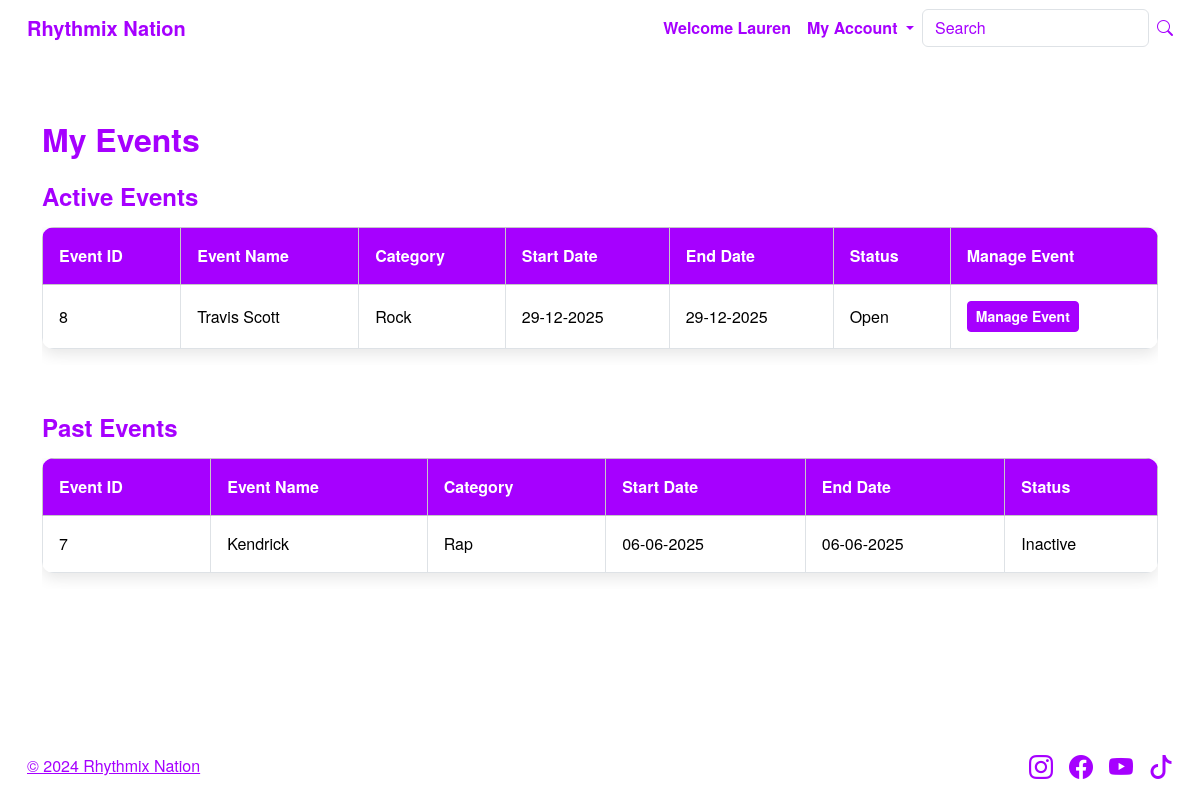
Page /experiences/my-events (signed in) on the committed database.
### website/models.py (models this page shows, shortened)
class User(db.Model, UserMixin):
    __tablename__ = 'users'
    id = db.Column(db.Integer, primary_key=True)
    username = db.Column(db.String(150), unique=True, nullable=False)
    first_name = db.Column(db.String(150), nullable=False)
    last_name = db.Column(db.String(150), nullable=False)
    phone_number = db.Column(db.String(150), nullable=False)
    street_address = db.Column(db.String(150), nullable=False)
    email = db.Column(db.String(255), unique=True, nullable=False)
    password_hash = db.Column(db.String(255), nullable=False)
    date_joined = db.Column(db.DateTime, default=datetime.now())
    comments = db.relationship('Comment', backref='user')
    gender = db.Column(db.String(10), nullable=False)
    profile_image = db.Column(db.String(150), nullable=True, default='img/default_avatar.png')

class Event(db.Model):
    __tablename__ = 'events'
    id = db.Column(db.Integer, primary_key=True)
    event_name = db.Column(db.String(150), nullable=False)
    category_id = db.Column(db.Integer, db.ForeignKey('categories.id'), nullable=False)
    event_description = db.Column(db.Text, nullable=False)
    start_date = db.Column(db.DateTime, nullable=False)
    start_time = db.Column(Time, nullable=False)  # Changed from String to Time
    end_date = db.Column(db.DateTime, nullable=False)
    end_time = db.Column(Time, nullable=False)    # Changed from String to Time
    event_location = db.Column(db.String(150), nullable=False)
    event_image = db.Column(db.String(150), nullable=False)
    ticket_price = db.Column(db.Float, nullable=False)
    capacity = db.Column(db.Integer, nullable=False)
    comment = db.relationship('Comment', backref='event', lazy='dynamic')
    user_id = db.Column(db.Integer, db.ForeignKey('users.id'), nullable=False)
    event_status = db.Column(db.String(20), nullable=False, default='Open')

class Category(db.Model):
    __tablename__ = 'categories'
    id = db.Column(db.Integer, primary_key=True)
    name = db.Column(db.String(100), nullable=False, unique=True)
    events = db.relationship('Event', backref='category')

### website/events.py (the view)
@eventbp.route('/my-events')
@login_required
def my_events():
    today = datetime.utcnow().date()
    events = Event.query.filter_by(user_id=current_user.id).all()
    for event in events:
        event_end_date = event.end_date.date()  # ensure consistent type
        if event_end_date < today and event.event_status not in ['Cancelled', 'Inactive']:
            event.event_status = 'Inactive'
    db.session.commit()
    active_events = [e for e in events if e.end_date.date() >= today]
    past_events = [e for e in events if e.end_date.date() < today]
    return render_template('experiences/my_events.html', active_events=active_events, past_events=past_events)

### website/templates/experiences/my_events.html
{% extends "base.html" %}
{% block content %}
<div class="container mt-5">
    <h2 class="mb-4">My Events</h2>
    <h4 class="mb-3">Active Events</h4>
    {% if active_events %}
        <div class="table-responsive mb-5">
            <table class="table table-bordered table-hover">
                <thead class="table-light">
                    <tr>
                        <th class="d-none d-md-table-cell" scope="col">Event ID</th>
                        <th scope="col">Event Name</th>
                        <th class="d-none d-md-table-cell" scope="col">Category</th>
                        <th scope="col">Start Date</th>
                        <th scope="col">End Date</th>
                        <th scope="col">Status</th>
                        <th scope="col">Manage Event</th>
                    </tr>
                </thead>
                <tbody>
                    {% for event in active_events %}
                        <tr>
                            <td class="d-none d-md-table-cell">{{ event.id }}</td>
                            <td>{{ event.event_name }}</td>
                            <td class="d-none d-md-table-cell">{{ event.category.name }}</td>
                            <td>{{ event.start_date.strftime('%d-%m-%Y') }}</td>
                            <td>{{ event.end_date.strftime('%d-%m-%Y') }}</td>
                            <td>{{ event.event_status }}</td>
                            <td>
                                <a href="{{ url_for('event.manage_event', id=event.id) }}" class="btn btn-sm button-color button-hover">
                                    Manage Event
                                </a>
                            </td>
                        </tr>
                    {% endfor %}
                </tbody>
            </table>
        </div>
    {% else %}
        <p class="text-muted mb-5">You currently have no upcoming events.</p>
    {% endif %}
    <h4 class="mb-3">Past Events</h4>
    {% if past_events %}
        <div class="table-responsive">
            <table class="table table-bordered table-hover">
                <thead class="table-light">
                    <tr>
                        <th class="d-none d-md-table-cell" scope="col">Event ID</th>
                        <th scope="col">Event Name</th>
                        <th class="d-none d-md-table-cell" scope="col">Category</th>
                        <th scope="col">Start Date</th>
                        <th scope="col">End Date</th>
                        <th scope="col">Status</th>
                    </tr>
                </thead>
                <tbody>
                    {% for event in past_events %}
                        <tr>
                            <td class="d-none d-md-table-cell">{{ event.id }}</td>
                            <td>{{ event.event_name }}</td>
                            <td class="d-none d-md-table-cell">{{ event.category.name }}</td>
                            <td>{{ event.start_date.strftime('%d-%m-%Y') }}</td>
                            <td>{{ event.end_date.strftime('%d-%m-%Y') }}</td>
                            <td>{{ event.event_status }}</td>
                        </tr>
                    {% endfor %}
                </tbody>
            </table>
        </div>
    {% else %}
        <p class="text-muted">You have no past events.</p>
    {% endif %}
</div>
{% endblock %}

### website/templates/base.html (shortened to what this page needs)
<!DOCTYPE html>
<html>
<head>
    <link href="https://cdn.jsdelivr.net/npm/bootstrap@5.3.2/dist/css/bootstrap.min.css" rel="stylesheet">
    <link rel="stylesheet" href="{{ url_for('static', filename='style/styles.css') }}">
    <link rel="stylesheet" href="https://cdn.jsdelivr.net/npm/bootstrap-icons@1.10.5/font/bootstrap-icons.css">
</head>
<body>
<div class="wrapper d-flex flex-column min-vh-100">
    <header>
        <nav class="navbar navbar-expand-lg">
            <div class="container-fluid">
                <a class="navbar-brand page-title" href="{{ url_for('main.index') }}">Rhythmix Nation</a>
                <div class="collapse navbar-collapse justify-content-end" id="navbarSupportedContent">
                    <ul class="navbar-nav mb-2 mb-lg-0">
                        {% if current_user.is_authenticated %}
                            <li class="nav-item">
                                <span class="nav-link disabled text-muted">Welcome {{ current_user.first_name }}</span>
                            </li>
                            <li class="nav-item dropdown">
                                <a class="nav-link dropdown-toggle" href="#" role="button" data-bs-toggle="dropdown" aria-expanded="false">
                                    My Account
                                </a>
                            </li>
                        {% endif %}
                    </ul>
                    <form action="{{ url_for('main.search') }}" method="get" class="form-inline d-flex flex-nowrap align-items-center" role="search">
                        <input class="form-control me-2" type="text" name="search" id="searchForm"
                            value="{{ request.args.get('search', '') }}" placeholder="Search" aria-label="Search">
                        <button type="submit" class="icon-button" aria-label="Search">
                            <i class="bi bi-search"></i>
                        </button>
                    </form>
                </div>
            </div>
        </nav>
    </header>
    <main class="flex-grow-1">
        {% block content %}{% endblock %}
    </main>
    <footer class="footer mt-auto py-3 border-top bg-light text-center">
        <div class="container-fluid d-flex flex-wrap justify-content-between align-items-center">
            <div class="col-md-4 d-flex align-items-center">
                <a class="mb-3 mb-md-0 text-muted" href="404.html">© 2024 Rhythmix Nation</a>
            </div>
            <ul class="nav col-md-4 justify-content-end list-unstyled d-flex">
                <li class="ms-3"><a class="text-muted" href="https://www.instagram.com" target="_blank"><i class="bi bi-instagram" style="font-size: 1.5rem;"></i></a></li>
                <li class="ms-3"><a class="text-muted" href="https://www.facebook.com" target="_blank"><i class="bi bi-facebook" style="font-size: 1.5rem;"></i></a></li>
                <li class="ms-3"><a class="text-muted" href="https://www.youtube.com" target="_blank"><i class="bi bi-youtube" style="font-size: 1.5rem;"></i></a></li>
                <li class="ms-3"><a class="text-muted" href="https://www.tiktok.com" target="_blank"><i class="bi bi-tiktok" style="font-size: 1.5rem;"></i></a></li>
            </ul>
        </div>
    </footer>
</div>
</body>
</html>

### website/static/style/styles.css (style rules this page uses)
body { font-family: "Helvetica Neue", Arial, sans-serif; background-color: #fff; color: #a600ff !important; }
.text-muted { color: #a600ff !important; }
.form-control::placeholder { color: #a600ff; }
strong, .modal-label, .section-title, h1, h2, h3, h4, h5, h6 { font-weight: bold; }
header { padding-inline: 15px; }
.navbar { background-color: #fff; }
.navbar-brand { font-weight: bold; color: #a600ff !important; text-decoration: none; }
.nav-link { font-weight: bold; color: #a600ff !important; text-decoration: none; }
.button-color { font-weight: bold; background-color: #a600ff; border-color: #a600ff; color: #fff; transition: all 0.3s ease; }
.icon-button, .icon-button:hover .button-color, .button-color:hover, .button-color:focus, .button-color:active, .button-color.active, .button-color:visited { background-color: #a600ff !important; border-color: #a600ff !important; color: #fff !important; }
footer { padding-inline: 15px; }
html, body { height: 100%; }
body { display: flex; flex-direction: column; min-height: 100vh; }
main { flex: 1; }
.wrapper { display: flex; flex-direction: column; min-height: 100vh; }
main { flex-grow: 1; }
.footer { margin-top: auto; background-color: #fff !important; border-top: none !important; }
.icon-button { background: transparent; border: none; display: flex; align-items: center; justify-content: center; cursor: pointer; }
.icon-button { background: none !important; border: none !important; outline: none !important; box-shadow: none !important; padding: 0 !important; margin: 0 !important; display: inline-flex; align-items: center; justify-content: center; cursor: pointer; }
.icon-button i { color: #a600ff !important; }
table { border-radius: 12px; overflow: hidden; box-shadow: 0 5px 15px rgba(0,0,0,0.1); background-color: #ffffff; }
thead th { background-color: #a600ff !important; color: white !important; font-weight: 600; text-align: left; }
td, th { padding: 1rem !important; vertical-align: middle !important; }

### rows in the picture
User: first_name "Lauren"
Event: id "8", event_name "Travis Scott", category.name "Rock", start_date "29-12-2025", end_date "29-12-2025", event_status "Open"
Event: id "7", event_name "Kendrick", category.name "Rap", start_date "06-06-2025", end_date "06-06-2025", event_status "Inactive"
